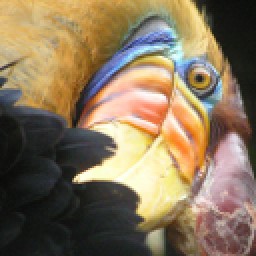
#> input picture 4+5-k-mean/Kmeans-Practice/bird_small.png, 128 x 128 px (shown 2 times larger)
$ jupyter execute KMeans.ipynb
#> lines starting #> are read from the running program, lines starting #| are printed output that depends on the picture
# Bài toán:

> **Phân cụm dữ liệu bằng giải thuật K-means (unsupervised learning)**

Mục tiêu

- Xây dựng mô hình Kmeans sử dụng thư viện sklearn.
- Áp dụng hai mô hình để giải bài toán thực tế (nén ảnh).
- Nắm được cách tinh chỉnh tham số và đánh giá chất lượng mô hình

Dữ liệu

- Bài toán mô phỏng Kmeans: Sử dụng hàm sinh dữ liệu tự động của sklearn (sinh ra các điểm ngẫu nhiên theo phân phối Gauss). Mỗi dữ liệu là một điểm trên mặt phẳng Oxy
- Bài toán nén ảnh: Ảnh bird_small.png (Hình ảnh về một chú chim)

Mô hình hóa bài toán: bài toán phân cụm.

- Đâu vào: $N$ vector $D$ chiều, tương ứng $N$ điểm dữ liệu với $D$ thuộc tính trong không gian. Số cụm khởi tạo.
- Đầu ra: Các tâm cụm và chỉ số cụm của mỗi điểm dữ liệu đã cho ban đầu.

# Các bước làm

## Các thư viện sử dụng

[cell 1]
import numpy as np
import matplotlib.pyplot as plt

from sklearn.cluster import KMeans
from sklearn.datasets import make_blobs

## Bài toán 1: Mô phỏng Kmeans với dữ liệu tự sinh (không gian Oxy)

### Chuẩn bị dữ liệu

- Sinh dữ liệu ngẫu nhiên n_samples = 100 tương đương 100 điểm
  - random_state: biến cố định hàm random - để các điểm sinh ngẫu nhiên
- Mỗi điểm dữ liệu có 2 chiều

[cell 2]
n_samples = 100
random_state = 170
center_points = [
    [1, 1],
    [-1, -1],
    [1, -1],
]  # sinh ngẫu nhiên các điểm xung quanh vị trí tâm cố định
# center_points = 3                           # tâm cụm được chọn ngẫu nhiên

X, y = make_blobs(
    n_samples=n_samples,
    random_state=random_state,
    centers=center_points,
    cluster_std=0.6,
)
print("Số chiều dữ liệu: ", X.shape, y.shape)
print("5 điểm dữ liệu đầu tiên: \n", X[:5])

[cell 3]
set(y)

**Vẽ các điểm ảnh sử dụng matlib plot**

[cell 4]
plt.figure(figsize=(12, 12))
plt.subplot(221)
plt.scatter(
    X[:, 0], X[:, 1], c="blue"
)  # c là tham số chọn màu sắc, có thể truyền vào string hoặc số id 1,2,3 ...
plt.title("Các điểm dữ liệu trước khi phân cụm. Số lượng: {}".format(n_samples))
plt.show()
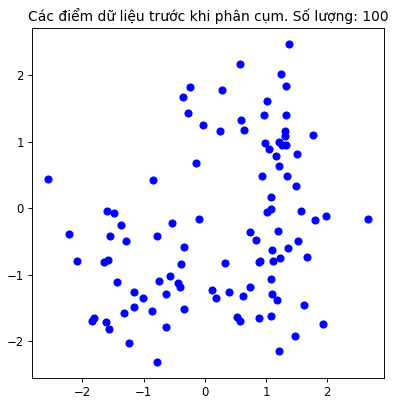
#> figure drawn by matplotlib, 1 panel

### Dựng giải thuật K-means và huấn luyện

- Sử dụng thư viện sklearn để xây dựng giải thuật K-means, xem chi tiết tại [tài liệu hướng dẫn](https://scikit-learn.org/stable/modules/generated/sklearn.cluster.KMeans.html)

[cell 5]
k_cluster = 3
k_mean_model = KMeans(n_clusters=k_cluster, random_state=random_state)
k_mean_model.fit(X)

centers = np.array(
    k_mean_model.cluster_centers_
)  # cluster_centers_: là thuộc tính lưu trữ các
# tâm cụm sau khi training
print("Tâm cụm sau khi training ({} tâm): \n".format(k_cluster), centers)

### Đánh giá mô hình

- Kiểm tra các điểm dữ liệu thuộc vào cụm nào
- Vẽ biểu đồ hiển thị, trong đó các điểm thuộc các cụm khác nhau sẽ có các màu khác nhau

[cell 6]
y_pred = k_mean_model.predict(X)
print("Kết quả dự đoán cho 5 mẫu dữ liệu đầu tiên trong tập data: \n")
print(y_pred[:5])

plt.figure(figsize=(12, 12))
plt.subplot(222)
plt.scatter(X[:, 0], X[:, 1], c=y_pred)
plt.scatter(centers[:, 0], centers[:, 1], c="red")
plt.title("Các điểm dữ liệu sau khi phân cụm.")
plt.show()
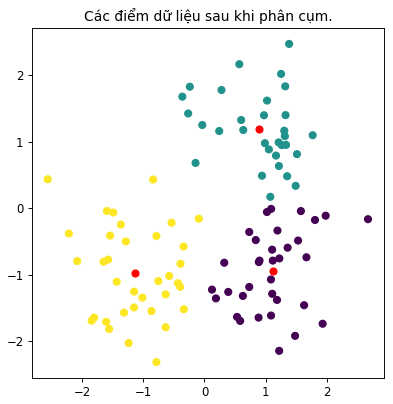
#> figure drawn by matplotlib, 1 panel

### Bài tập 1

Yêu cầu: Thử nghiệm trường hợp dữ liệu sinh ra chỉ có 2 cụm nhưng huấn luyện K-means với các tham số k = 3,4,5 cụm

- Tự viết code sinh dữ liệu tương tự bên trên
- Xây dựng mô hình 3,4,5 cụm

Gợi ý: thay đổi tham số số cụm khi dựng giải thuật K-means

Kết quả phải ra được hình ảnh thể hiện đúng số tâm cụm và phân bố cụm.

[cell 7]
# Sinh dữ liệu tương ứng với giả thiết có 2 cụm
import numpy as np
import matplotlib.pyplot as plt
from sklearn.cluster import KMeans
from sklearn.datasets import make_blobs

# Tạo dữ liệu ngẫu nhiên nhưng chỉ có 2 tâm (2 clusters)
n_samples_ex1 = 100
random_state_ex1 = 170
X_ex1, y_ex1 = make_blobs(
    n_samples=n_samples_ex1,
    random_state=random_state_ex1,
    centers=2,  # Chỉ có 2 cụm tự nhiên
    cluster_std=0.6,
)

# Xây dựng mô hình với 3, 4, 5 cụm và trực quan hóa kết quả phân cụm tương ứng.
k_values = [3, 4, 5]
plt.figure(figsize=(18, 5))

for i, k in enumerate(k_values):
    kmeans_ex1 = KMeans(n_clusters=k, random_state=random_state_ex1)
    kmeans_ex1.fit(X_ex1)
    y_pred_ex1 = kmeans_ex1.predict(X_ex1)
    centers_ex1 = kmeans_ex1.cluster_centers_

    plt.subplot(1, 3, i + 1)
    plt.scatter(X_ex1[:, 0], X_ex1[:, 1], c=y_pred_ex1)
    plt.scatter(
        centers_ex1[:, 0],
        centers_ex1[:, 1],
        c="red",
        marker="X",
        s=200,
        label="Mức độ nén (Centers)",
    )
    plt.title(f"Kết quả phân cụm với k = {k}")

plt.show()
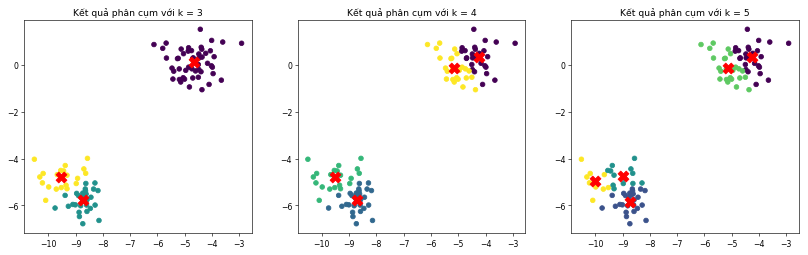
#> figure drawn by matplotlib, 3 panels

## Bài toán 2: Ứng dụng Kmeans cho nén ảnh

- Đặt vấn đề:
  - Muốn xây dựng 1 hệ thống nén dữ liệu hình ảnh
  - Có thể tuỳ chỉnh được độ sắc nét, giảm kích thước bộ nhớ, nhưng không làm sai lệch quá nhiều dưới mắt nhìn.
- Giải pháp
  - Sử dụng giải thuật K-means, tự động phân cụm các điểm ảnh, giới hạn số lượng màu để giảm kích thước ảnh
  - Mỗi điểm ảnh sẽ được quy về 1 cụm nào đó, mang giá trị màu bằng màu của tâm cụm.

### Thư viện sử dụng - hỗ trợ hình ảnh

[cell 8]
from skimage import io
from sklearn.cluster import KMeans
import numpy as np
import matplotlib.pyplot as plt
import matplotlib.image as image
from IPython.display import Image, display  # Hiển thị ảnh

### Đọc dữ liệu hình ảnh

- Mỗi điểm ảnh là 1 mẫu quan sát
- Phân cụm tập dữ liệu (tập các điểm ảnh) về k nhãn

[cell 9]
path_img = "bird_small.png"
Image(path_img, width=250, unconfined=True)

[cell 10]
path_img = "bird_small.png"

display(Image(path_img, width=250, unconfined=True))

[cell 11]
img = io.imread(path_img)
#> img is the input picture: shape (128, 128, 3); mean R, G, B 135.4, 117.4, 91.3
img

[cell 12]
path_img = "bird_small.png"

display(Image(path_img, width=250, unconfined=True))

img = io.imread(path_img)
print("Dữ liệu ảnh trước khi reshape:", img.shape)
#| Dữ liệu ảnh trước khi reshape: (128, 128, 3)

img_shape = img.shape  # 128x128x3
#> img_shape = (128, 128, 3)
data_img = (img / 255.0).reshape(
    -1, img.shape[2]
)  # chuyển ma trận 128x128x3 về mảng 2 chiều, giữ lại chiều .shape[2]

print("Số chiều của dữ liệu hình ảnh: ", data_img.shape)
#| Số chiều của dữ liệu hình ảnh:  (16384, 3)
print("Tổng số điểm ảnh là: ", data_img.shape[0])
#| Tổng số điểm ảnh là:  16384
print("Mỗi điểm ảnh có số chiều = ", data_img.shape[1])
#| Mỗi điểm ảnh có số chiều =  3

[cell 13]
img.shape
#> Out = (128, 128, 3)

[cell 14]
data_img.shape
#> Out = (16384, 3)

[cell 15]
a = np.array(
    [[[1, 2, 3], [4, 5, 6]], [[7, 8, 9], [10, 11, 12]], [[13, 14, 15], [16, 17, 18]]]
)
a.shape

[cell 16]
a.reshape(-1, 3)

### Xây dựng mô hình kmean để nén ảnh

- Số lượng cụm chính là số lượng màu ta giữ lại
- Số lượng cụm càng nhỏ thì kích thước ảnh cho ra càng nhỏ

[cell 17]
n_color = 10
k_mean_model = KMeans(n_clusters=n_color)

**Huấn luyện mô hình**

[cell 18]
k_mean_model.fit(data_img)

[cell 19]
# Hiển thị một số thông tin đã học của mô hình
print("Số chiều của tâm cụm: ", k_mean_model.cluster_centers_.shape)
print(k_mean_model.cluster_centers_)
print(k_mean_model.labels_[0:20])

### Hiển thị ảnh mới sau khi nén

[cell 20]
# k_mean_model.labels_: chứa nhãn của tất cả các điểm ảnh
# k_mean_model.cluster_centers_: chứa các tâm cụm.
# new_arr = arr1[index]
img128 = k_mean_model.cluster_centers_[k_mean_model.labels_]

print(img128.shape)

# chuẩn hoá lại kích thước ảnh theo chiều dài, rộng ban đầu
img128 = np.reshape(img128, img_shape)
print(img128.shape)
#| (128, 128, 3)
image.imsave("img128.png", img128)
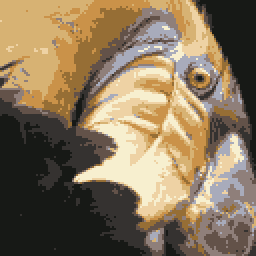
#> saved as img128.png: shape (128, 128, 3) (shown 2 times larger); mean R, G, B 134.9, 116.8, 90.7

[cell 21]
# hiển thị kích thước hình ảnh trước và sau khi nén
import os

print("Size of compressed image: " + str(os.path.getsize("img128.png")) + " KB")
print("Size of original image: " + str(os.path.getsize("bird_small.png")) + " KB")

[cell 22]
from IPython.display import Image, display

# Save image
display(Image("img128.png", width=250, unconfined=True))
display(Image(path_img, width=250, unconfined=True))

### Bài tập 2

Yêu cầu: Nén ảnh trên thành ảnh có số màu < 5 và kiểm tra

Gợi ý: thay đổi tham số "số cụm" khi xây dựng K-means

[cell 23]
# Chọn số lượng màu k = 4 (< 5)
n_color_2 = 4
k_mean_model_2 = KMeans(n_clusters=n_color_2, random_state=42)

# Huấn luyện mô hình
k_mean_model_2.fit(data_img)

# Tạo lại ảnh
img128_k4 = k_mean_model_2.cluster_centers_[k_mean_model_2.labels_]
img128_k4 = np.reshape(img128_k4, img_shape)

# Lưu ảnh mới
image.imsave("img128_k4.png", img128_k4)
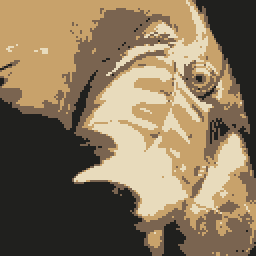
#> saved as img128_k4.png: shape (128, 128, 3) (shown 2 times larger); mean R, G, B 134.5, 116.8, 90.7

# Hiển thị và so sánh dung lượng ảnh
import os

print(
    "Size of image compressed (k=4): "
    + str(os.path.getsize("img128_k4.png"))
    + " Bytes"
)
print("Size of original image: " + str(os.path.getsize("bird_small.png")) + " Bytes")

# Trực quan hóa
display(Image("img128_k4.png", width=250, unconfined=True))
display(Image(path_img, width=250, unconfined=True))

## Bài tập bổ sung

Làm sao để biết số cụm bằng bao nhiêu là phù hợp với dữ liệu ?

Sử dụng tiêu chuẩn inertia để đánh giá: inertia được tính bằng tổng bình phương khoảng cách của các mẫu đến trung tâm cụm gần nhất của chúng

Một mô hình tốt là mô hình có chỉ số inertia nhỏ và số lượng cụm bé. Vấn đề: số cụm càng lớn thì inertia càng nhỏ. Chọn số cụm hợp lý bằng cách: chọn điểm mà độ giảm inertia bắt đầu chậm lại.

[cell 24]
# Ví dụ tính inertia cho mô hình đầu tiên
k_mean_model.inertia_

[cell 25]
### Bài tập ###
# Viết code tính inertia_ cho mô hình của dữ liệu điểm ban đầu, số lượng cụm từ 1 đến 10
inertias = []
K = range(1, 11)
for k in K:
    km = KMeans(n_clusters=k, random_state=42)
    km = km.fit(X)
    inertias.append(km.inertia_)

# Vẽ đồ thị để quan sát sự giảm của inertia và chọn số lượng cụm phù hợp
plt.figure(figsize=(8, 5))
plt.plot(K, inertias, "bx-")
plt.xlabel("Số lượng cụm (k)")
plt.ylabel("Inertia")
plt.title("Phương pháp Elbow xác định k tối ưu (Dữ liệu ban đầu)")
plt.xticks(K)
plt.axvline(x=3, color="r", linestyle="--", label="Điểm Elbow (k=3)")
plt.legend()
plt.show()
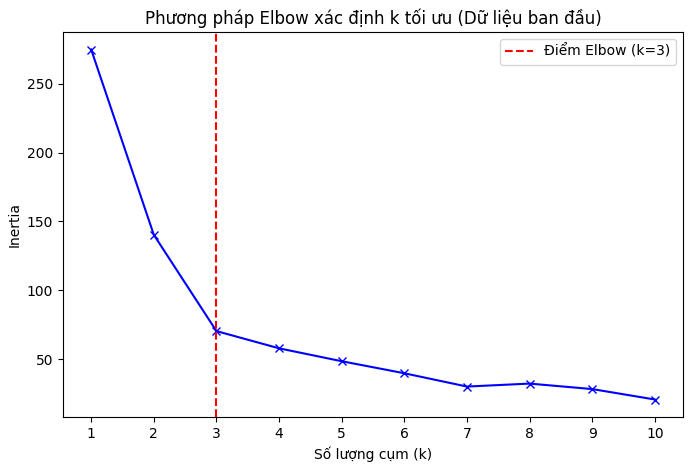
#> figure drawn by matplotlib, 1 panel; curve peaks at x = 1, y = 274.9

[cell 26]
### Bài tập ###
# Viết code tính inertia_ cho mô hình của dữ liệu hình ảnh, số lượng cụm từ 1 đến 10
inertias_img = []
K_img = range(1, 11)
for k in K_img:
    km_img = KMeans(n_clusters=k, random_state=42)
    km_img = km_img.fit(data_img)
    inertias_img.append(km_img.inertia_)
#> after the loop, inertias_img = [4038.7, 1140.6, 653.9, 450.4, 364, 299.2, 260.2, 228.8, 208.7, 190]

# Vẽ đồ thị để quan sát sự giảm của inertia và chọn số lượng cụm phù hợp
plt.figure(figsize=(8, 5))
plt.plot(K_img, inertias_img, "gx-")
plt.xlabel("Số lượng cụm (k)")
plt.ylabel("Inertia")
plt.title("Phương pháp Elbow xác định k tối ưu (Dữ liệu ảnh)")
plt.xticks(K_img)
plt.show()
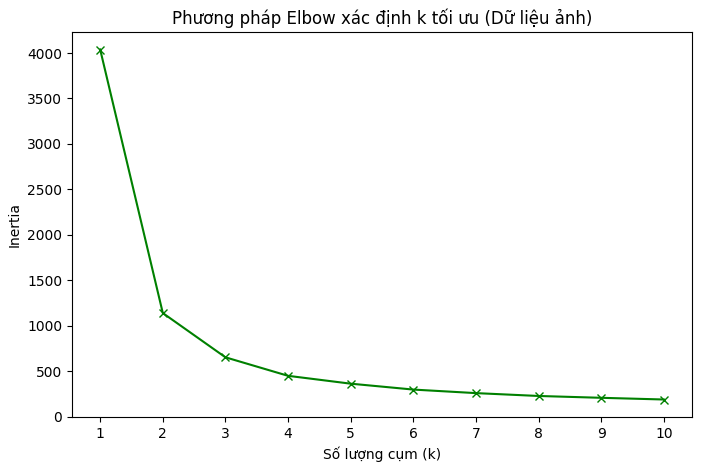
#> figure drawn by matplotlib, 1 panel; curve peaks at x = 1, y = 4038.7
